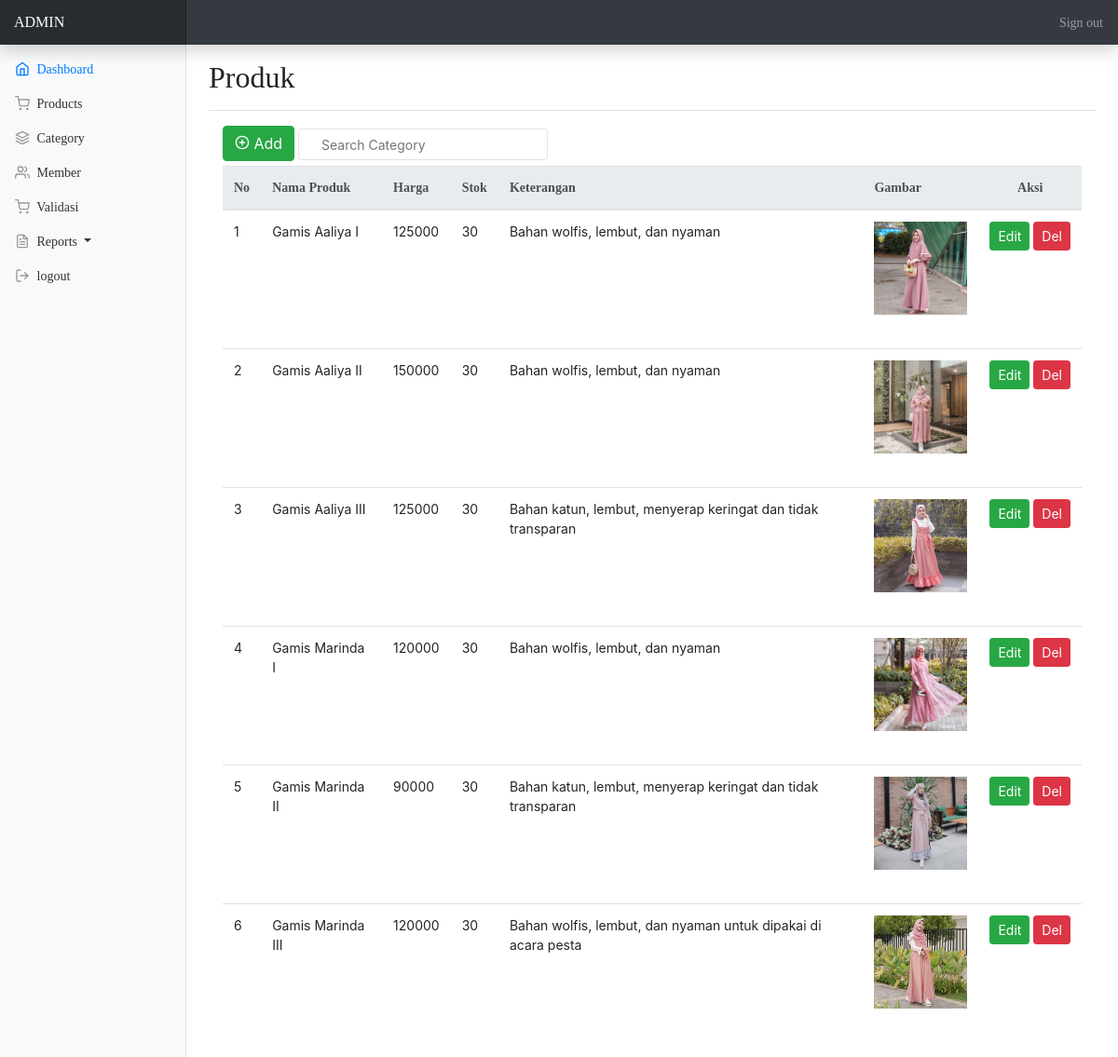
/admin/home.php?link=produk (signed in), run on the app's committed database.
### tables this page shows
CREATE TABLE `produk` (
  `br_id` int(11) NOT NULL,
  `br_nm` varchar(100) DEFAULT NULL,
  `br_item` int(11) DEFAULT NULL,
  `br_hrg` double DEFAULT NULL,
  `br_stok` int(11) DEFAULT NULL,
  `br_satuan` varchar(20) DEFAULT NULL,
  `br_sts` char(1) DEFAULT NULL,
  `ket` varchar(200) DEFAULT NULL,
  `br_kat` varchar(20) DEFAULT NULL,
  `br_gbr` varchar(200) DEFAULT NULL
);

### admin/inc_content/main_produk.php (the view, shortened to what this page needs)
<div class="d-flex justify-content-between flex-wrap flex-md-nowrap align-items-center pt-3 pb-2 mb-3 border-bottom">
    <h1 class="h2" style="font-family: Comic Sans MS;">Produk</h1>
</div>
<div class="col-lg-12">
    <button type="button" class="btn btn-large btn-success" onclick="showModalAdd();" style="margin-bottom: 5px;">
        <i data-feather="plus-circle" style="margin-bottom: 3px;"></i> Add
    </button>
    <input class="form-control-sm py-3 px-4 border" type="search" value="" placeholder="Search Category" id="searchkategori" name="searchkategori" onkeyup="searchdt(this.value);">
    <div class="table-responsive">
        <table class="table table-hover">
            <thead class="thead-light">
                <tr style="font-family: Comic Sans MS;">
                    <th>No</th>
                    <th>Nama Produk</th>
                    <th>Harga</th>
                    <th>Stok</th>
                    <th>Keterangan</th>
                    <th>Gambar</th>
                    <th style="text-align: center;">Aksi</th>
                </tr>
            </thead>
            <tbody id="datalist">
                <?php
                require_once("../koneksi.php");
                $varCnt = 0;
                $sql = "select * from produk order by br_id desc";
                $result = mysqli_query($koneksi, $sql);
                while ($data = mysqli_fetch_assoc($result)) {
                    $varCnt = $varCnt + 1;
                    $varId = $data['br_id'];
                    $varNm = $data['br_nm'];
                    $varHrg = $data['br_hrg'];
                    $varStk = $data['br_stok'];
                    $varKet = $data['ket'];
                    $varGbr = $data['br_gbr'];
                    ?>
                    <tr class="">
                        <td><?php echo $varCnt; ?></td>
                        <td><?php echo $varNm; ?></td>
                        <td><?php echo $varHrg; ?></td>
                        <td><?php echo $varStk; ?></td>
                        <td><?php echo $varKet; ?></td>
                        <td>
                            <img class="mb-4" src="../<?php echo $varGbr; ?>" alt="" style="max-width: 100px;height: auto;">
                        </td>
                        <td nowrap style="text-align: center;">
                            <button type="button" onclick="showModalEdt(<?php echo $varId; ?>, '<?php echo $varNm; ?>');" class="btn btn-success btn-sm" title="Edit">
                                Edit
                            </button>
                            <button type="button" onclick="showModalDel(<?php echo $varId; ?>, '<?php echo $varNm; ?>', '<?php echo $varGbr; ?>');" class="btn btn-danger btn-sm" title="Delete">
                                Del
                            </button>
                        </td>
                    </tr>
                    <?php
                }
                ?>
            </tbody>
        </table>
    </div>
</div>
</div>
</div>

### data on the page
produk: br_nm "Gamis Aaliya I", br_hrg "125000", br_stok "30", ket "Bahan wolfis, lembut, dan nyaman", br_gbr (picture)
produk: br_nm "Gamis Aaliya II", br_hrg "150000", br_stok "30", ket "Bahan wolfis, lembut, dan nyaman", br_gbr (picture)
produk: br_nm "Gamis Aaliya III", br_hrg "125000", br_stok "30", ket "Bahan katun, lembut, menyerap keringat dan tidak transparan", br_gbr (picture)
produk: br_nm "Gamis Marinda I", br_hrg "120000", br_stok "30", ket "Bahan wolfis, lembut, dan nyaman", br_gbr (picture)
produk: br_nm "Gamis Marinda II", br_hrg "90000", br_stok "30", ket "Bahan katun, lembut, menyerap keringat dan tidak transparan", br_gbr (picture)
produk: br_nm "Gamis Marinda III", br_hrg "120000", br_stok "30", ket "Bahan wolfis, lembut, dan nyaman untuk dipakai di acara pesta", br_gbr (picture)
